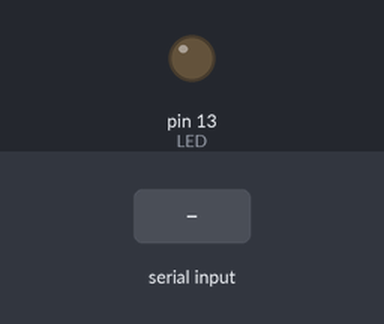
Simulated run of this sketch. Board: Arduino Uno, built with avr-gcc and run on an emulated ATmega328P. On the bench: output pins drawn as LEDs (lit = HIGH). Inputs (shaded band) come from the test bench.

Above: at 1.2 s.
1.3 s: "1" received over Serial
At 2.2 s:
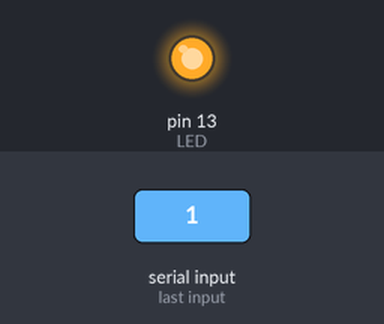
2.8 s: "0" received over Serial
At 3.3 s:
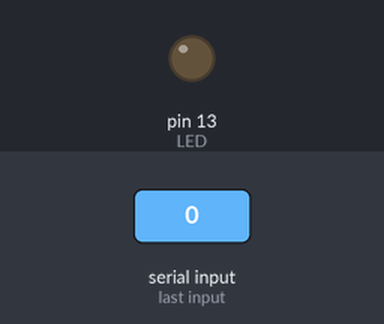
Timing chart, 0 to 5.8 s (numbered marks = the images above; inputs shaded):
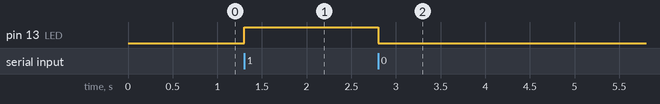

Measured:
- after the input at 1.3 s, pin 13 (LED): LOW → HIGH at once
- after the input at 2.8 s, pin 13 (LED): HIGH → LOW at once

The sketch:

arduino-status.ino
```cpp
#define LED 13

void setup() {
  // Begin listening on the serial port
  Serial.begin(9600);

  // Set the LED pin (13) to output
  pinMode(LED, OUTPUT);
}

void loop() {
  if(Serial.available())
  {
    char status = Serial.read();
    if (status == '1')
    {
      digitalWrite(LED, HIGH);
    }
    else if (status == '0')
    {
      digitalWrite(LED, LOW);
    }
  }
}
```
